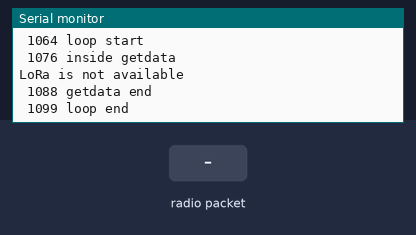
Bench run of a sketch on a simulated Arduino Mega 2560, built with avr-gcc and run on an emulated ATmega2560. Shown: the last lines printed to the serial monitor. The inputs (shaded band) are chosen by the test bench. Storage starts empty; no radio packets arrive unless stated.

Above: at 1.8 s.
1.9 s: radio packet "1" arrives
At 3.1 s:
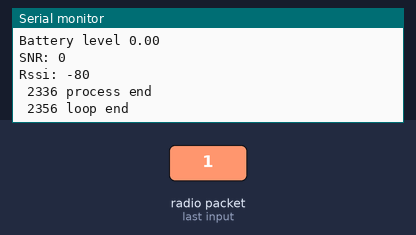
3.6 s: radio packet "0" arrives
At 5.0 s:
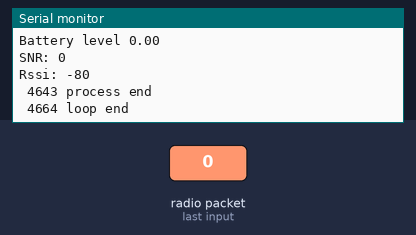
5.1 s: radio packet "2" arrives
At 6.8 s:
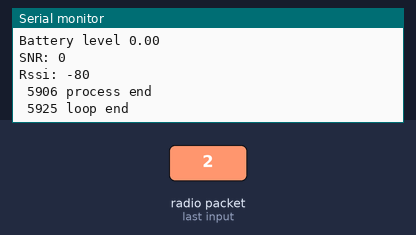

Measured:
- after the input at 1.9 s, the serial monitor: prints a new line after 0.26 s (image 1)
- after the input at 3.6 s, the serial monitor: prints a new line after 0.89 s (image 2)
- after the input at 5.1 s, the serial monitor: prints a new line after 0.66 s (image 3)

The sketch:

sd_lora.ino
```cpp
#include <RH_RF95.h>
#include <SPI.h>
#include <SD.h>
#define BUFFER_SIZE 250

#define freq 868.0
#define sdcs 4
#define input_time 30

RH_RF95 rf95(53, 2);

uint8_t buf[22];
char url[200];
char  GSM_string[250];
int hum;
int temp;
int soilTemp;
int soilMoist;
double batt;
char buff[50];
uint8_t from;
uint8_t rssi;
int fc=325;
int wp=500;
int address = 0;
int value;
double battStat;
double battVolt;
bool pumpStat;
int rssiPos;
bool flag = 0;
String dataString = "";

void setup()
{
  // put your setup code here, to run once:
  Serial.begin(9600);

  while(!Serial);
  if(!rf95.init())
    Serial.println("init failed");

  if(!rf95.setFrequency(freq))
    Serial.println("Set frequency bfailed");

  if(!rf95.setModemConfig(RH_RF95::Bw125Cr45Sf128))
    Serial.print("config failed!");

   rf95.setTxPower(15, false);

   Serial1.begin(9600);
   sd_init();

   pinMode(OUTPUT, 4);
   pinMode(OUTPUT, 6);
   digitalWrite(6, HIGH);
   //pinMode(OUTPUT, 53);
   //digitalWrite(4, HIGH);
   //digitalWrite(53, HIGH);
   String dataString = "";
}

void loop()
{
  dataString += String(millis());
  //Serial.println("sd function");
  dataString += " loop start";
  sd();
  dataString=" ";
  // put your main code here, to run repeatedly:
  battVolt = 4.2;
  getData();
  if(flag == 1)
  {
  process();
  //gprs();
  flag = 0;
  }
  dataString += String(millis());
  //Serial.println("sd function");
  dataString += " loop end";
  sd();
  dataString=" ";
  delay(1000);
}
```

getDataq.ino
```cpp
void getData()
{
  dataString += String(millis());
  //Serial.println("sd function");
  dataString += " inside getdata";
  sd();
  dataString=" ";
  if (rf95.available())
  {
//    digitalWrite(5, LOW);
//    delay(1000);
    uint8_t len1 = sizeof(buf);
    if (rf95.recv(buf, &len1))
    {
      Serial.println("got request from : ");
      Serial.print((char*)buf);
      Serial.print(":");

      uint8_t data[] = "GOT PACKETES";
      rf95.send(data, sizeof(data));
      rf95.waitPacketSent();
      flag = 1;
      //digitalWrite(5, HIGH);
    }
  }
  else
  {
    Serial.println("LoRa is not available");
    //delay(1000);
  }
  //digitalWrite(53, HIGH);
  dataString += String(millis());
  //Serial.println("sd function");
  dataString += " getdata end";
  sd();
  dataString=" ";
}
```

gprs.ino
```cpp
int gprs()
{
  dataString += String(millis());
  dataString += " gprs starts";
  sd();
  dataString=" ";
  int flagGprs = 1;
  int statusCode = 0;
  char batvalue[5]; //variable to store battery voltage value
  unsigned int interval = 5000; //one minute in ms

  dtostrf(battVolt , 4 , 2 , batvalue); //convert float into string

  if(flagGprs == 1)
  {
    Serial1.print("AT\r\n");  //Test command
    if(readStrings(1000) == 1)
    {
    flagGprs++;}
    else  {statusCode = 1000;}

  }
  if(flagGprs == 2)
  {
    Serial1.print("AT+QIFGCNT=0\r\n");  //Select a Context as Foreground Context
    if(readStrings(1000) == 1)
    {
    flagGprs = flagGprs + 2;}
    else  {statusCode = 1000;}

  }

  if(flagGprs == 4)
  {
    int len = sprintf(url, "https://www.senseitout.com/write_data_test.php?&data3=%d&data4=%d&data5=%d&data8=%d&data9=%d&data11=%d&data14=%d&data15=%s", from, rssiPos, soilMoist, temp, hum, soilTemp, pumpStat, batvalue);
    //int len1 = sprintf(url, "https://www.senseitout.com/write_data_test.php?&data3=%d&data4=%d&data5=%d&data6=%d&data7=%d&data9=%d&data10=%d&data11=%s", from, rssiPos, soilMoist, temp, hum, soilTemp, pumpStat, batvalue);
    //int len  = sprintf(url,"https://api.thingspeak.com/update?api_key=79IABQSK9NDB39BH&field1=%d&field2=%d&field3=%d&field4=%d&field5=%d",soilMoist,hum,temp,soilTemp,battVolt);  //sends formatted output to a char array url
    sprintf(buff,"AT+QHTTPURL=%d,%d\r\n",len,input_time);  //Send HTTP server url
    Serial1.print(buff);
    if(readStrings(2000) == 4)
    {
    flagGprs++;}
    else  {statusCode = 1000;}

  }

  if(flagGprs == 5)
  {
    Serial1.print(url);
    if(readStrings(60000) == 1)
    {
    flagGprs = flagGprs + 2;}
    else  {statusCode = 1000;}

  }

  if(flagGprs == 7)
  {  Serial1.print("AT+QHTTPGET=60\r\n"); //send HTTP GET request
    readStrings(500);
    if(readStrings(10000) == 1)
      {flagGprs++;}
    else  {statusCode = 1000;}
   }

  if(flagGprs == 8)
  {
    Serial.println("DATA UPLOADED!");
    return 1;

  }

  if(statusCode == 1000)
 {
 Serial1.print("AT+QIDEACT\r\n"); //Deactivate GPRS/CSD PDP Context
 readStrings(5000);
 readStrings(10000);
 }
 Serial.print("Moving out");
 return 0;
 dataString += String(millis());
  dataString += " gprs end";
  sd();
  dataString=" ";
}
```

process.ino
```cpp
void process()
{
  dataString += String(millis());
  //Serial.println("sd function");
  dataString += " process starts";
  sd();
  dataString=" ";
  int x0 = buf[0] * 255;
  soilMoist = x0 + buf[1]; //Soil Moisture
  int x1 = buf[2] * 255;
  temp = x1 + buf[3]; //Air Humidity
  int x2 = buf[4] * 255;
  hum = x2 + buf[5]; //Temperature
  int x3 = buf[6] * 255;
  soilTemp = x3 + buf[7]; //Soil Temperature
  double x4 = buf[8] * 255;
  batt = x4 + buf[9]; //Battery level

  battVolt = (batt / 1023) * 4.2; //converting analog readings to actual voltage
  int node_id = buf[10];  //packet number
  Serial.print("current packet number is: ");
  Serial.println(node_id);
  Serial.print("Soil Moisture: ");
  Serial.println(soilMoist);

  Serial.print("Humidity: ");
  Serial.println(hum);

  Serial.print("Temperature: ");
  Serial.println(temp);

  Serial.print("Soil Temperature: ");
  Serial.println(soilTemp);

  Serial.print("batt");
  Serial.println(batt);
  Serial.print("Battery level ");
  Serial.println(battVolt);

  //Display SNR of last received signal
  int snr = rf95.lastSNR();
  Serial.print("SNR: ");
  Serial.println(snr);

  //Display rssi of last received signal
  int rssi = rf95.lastRssi();
  rssiPos = -rssi;

  Serial.print("Rssi: ");
  Serial.println(rssi);
  dataString += String(millis());
  //Serial.println("sd function");
  dataString += " process end";
  sd();
  dataString=" ";
}
```

readStrings.ino
```cpp
//Function for reading response of quectel m95
/*
 * Function Name: readStrings
 * Input: none
 * Output:  none
 * Logic: reads & stores the response of GPRS & GSM module & returns a value based on the response
 * Example Call: readStrings()
 */
int readStrings(int timeout)
{

  int  index = 0;
  int  inByte = 0;
  char WS[3];

  //----- erase GSM_string
  memset(GSM_string, 0, BUFFER_SIZE);
  memset(WS, 0, 3);

  //----- clear Serial Line Buffer
  Serial1.flush();
  while(Serial1.available()) { Serial1.read(); }

  //----- wait of the first character for "timeout" ms
  Serial1.setTimeout(timeout);
  inByte = Serial1.readBytes(WS, 1);
  GSM_string[index++] = WS[0];

  //----- wait of further characters until a pause of 30 ms occures
  while(inByte > 0)
  {
    Serial1.setTimeout(1000);
    inByte = Serial1.readBytes(WS, 1);
    GSM_string[index++] = WS[0];
  }
  Serial.println(GSM_string);
  //Serial.println("test");

  if(strstr(GSM_string, "OK\r\n"))            { return 1; }
  if(strstr(GSM_string, "CONNECT\r\n"))      { return 4; }

  return 0;
}
```

sd.ino
```cpp
void sd_init()
{
  //digitalWrite(4, LOW);
  if (!SD.begin(sdcs)) {
    Serial.println("Card failed, or not present");
  }
  else
  {
  Serial.println("card initialized.");
  }
}
void sd()
{
  // open the file. note that only one file can be open at a time,
  // so you have to close this one before opening another.
  File dataFile = SD.open("datalog.txt", FILE_WRITE);

  // if the file is available, write to it:
  if (dataFile)
  {
      dataFile.println(dataString);
      dataFile.close();
      // print to the serial port too:
      Serial.println(dataString);
    }
  // if the file isn't open, pop up an error:
  else {
    Serial.println("error opening datalog.txt");
      }
      //digitalWrite(4, HIGH);
}
```
